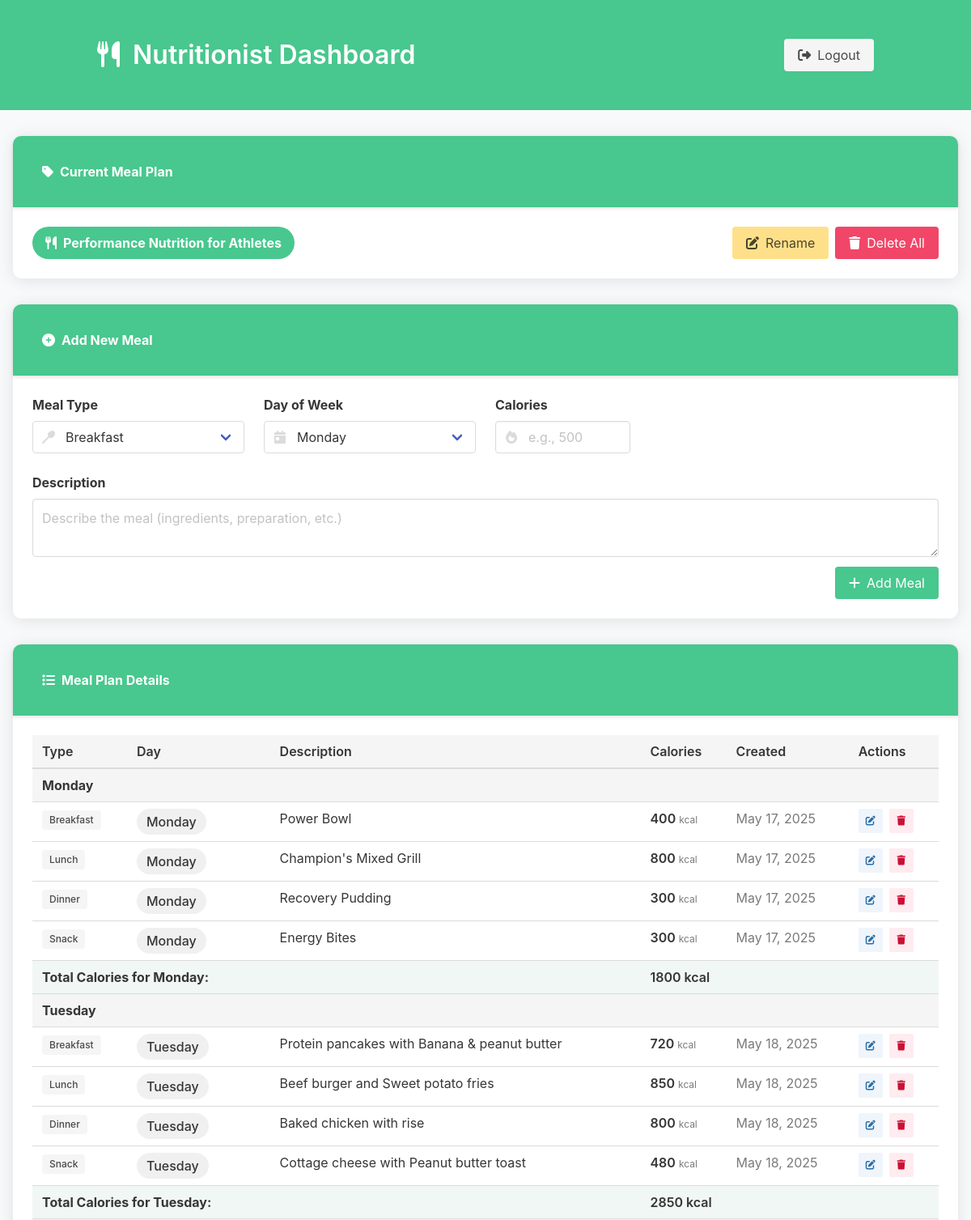
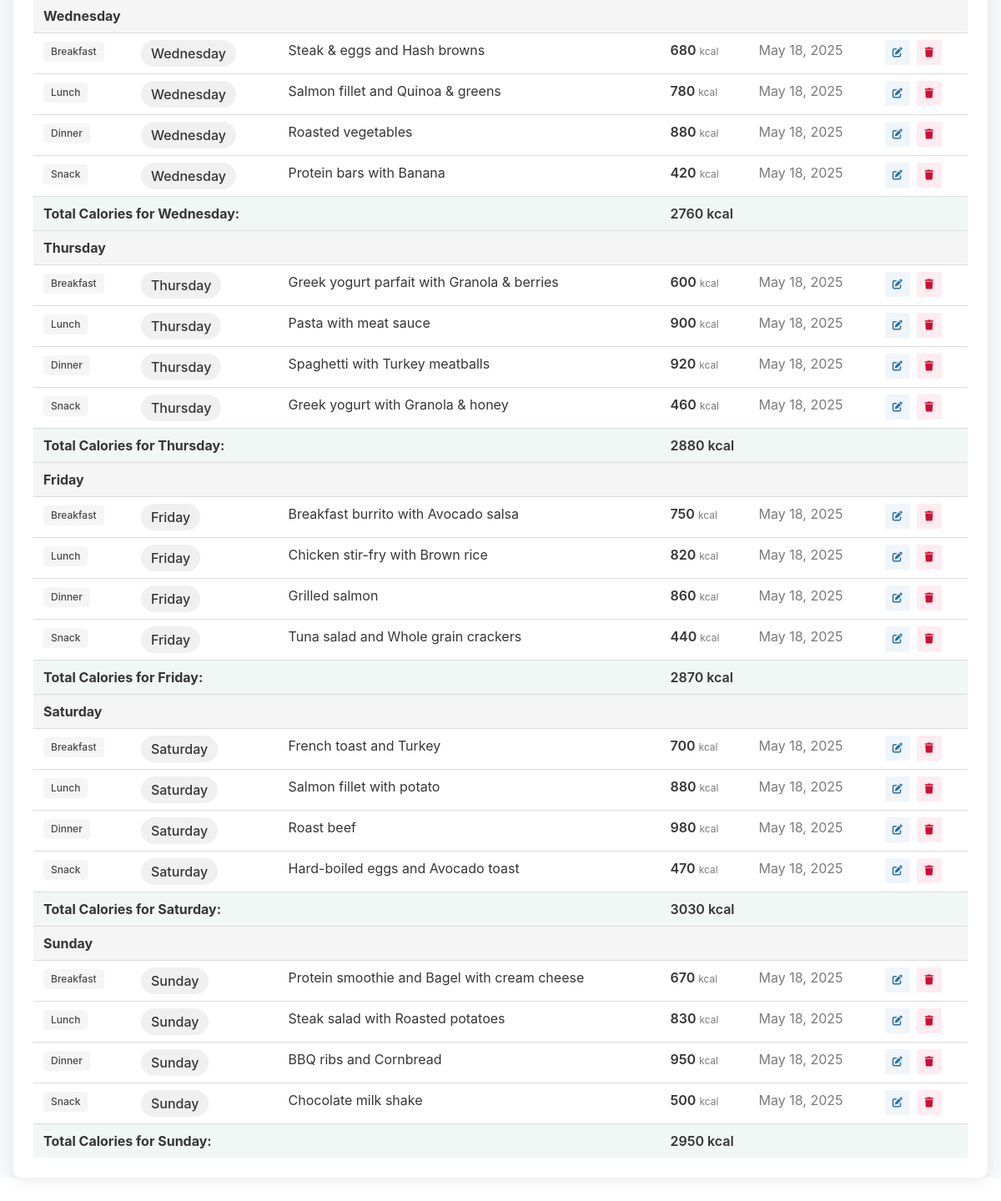
The app's page /nutritionMeals.php (signed in) with its own data (2 pictures, top to bottom).
### tables this page shows
CREATE TABLE `meals` (
  `id` int(11) NOT NULL,
  `nutritionist_id` int(11) NOT NULL,
  `name` varchar(255) NOT NULL,
  `type` varchar(255) DEFAULT NULL,
  `day_of_week` varchar(255) DEFAULT NULL,
  `description` text DEFAULT NULL,
  `created_at` timestamp NOT NULL DEFAULT current_timestamp(),
  `calories` int(11) DEFAULT NULL
);

### nutritionMeals.php (the view, shortened to what this page needs)
<?php
$servername = "localhost";
$username = "root";
$password = "";
$dbname = "health";
$conn = new mysqli($servername, $username, $password, $dbname);
$userId = $_SESSION['user_id'];
$query = $conn->prepare("SELECT id FROM nutrition WHERE user_id = ?");
$query->bind_param("i", $userId);
$query->execute();
$result = $query->get_result();
$nutritionist_id = $result->fetch_assoc()['id'];
$nameQuery = $conn->prepare("SELECT name FROM meals WHERE nutritionist_id = ? LIMIT 1");
$nameQuery->bind_param("i", $nutritionist_id);
$nameQuery->execute();
$nameResult = $nameQuery->get_result();
$currentMeal = $nameResult->fetch_assoc();
$stmt = $conn->prepare("SELECT * FROM meals WHERE nutritionist_id = ?");
$stmt->bind_param("i", $nutritionist_id);
$stmt->execute();
$mealResult = $stmt->get_result();
$daysOrder = [
    'Monday' => 1,
    'Tuesday' => 2,
    'Wednesday' => 3,
    'Thursday' => 4,
    'Friday' => 5,
    'Saturday' => 6,
    'Sunday' => 7
];
?>
<!DOCTYPE html>
<html lang="en">
<head>
    <link rel="stylesheet" href="https://cdn.jsdelivr.net/npm/bulma@0.9.4/css/bulma.min.css">
    <link rel="stylesheet" href="https://cdnjs.cloudflare.com/ajax/libs/font-awesome/6.4.0/css/all.min.css">
</head>
<body>
    <section class="hero is-primary">
        <div class="hero-body">
            <div class="container">
                <div class="level">
                    <div class="level-left">
                        <div class="level-item">
                            <h1 class="title">
                                <i class="fas fa-utensils mr-2"></i> Nutritionist Dashboard
                            </h1>
                        </div>
                    </div>
                    <div class="level-right">
                        <div class="level-item">
                            <a href="logout.php" class="button is-light">
                                <i class="fas fa-sign-out-alt mr-2"></i> Logout
                            </a>
                        </div>
                    </div>
                </div>
            </div>
        </div>
    </section>
    <div class="dashboard-container">
        <div class="card">
            <div class="card-header">
                <p class="card-header-title">
                    <i class="fas fa-tag mr-2"></i> Current Meal Plan
                </p>
            </div>
            <div class="card-content">
                <?php if ($currentMeal && isset($currentMeal['name'])): ?>
                    <div class="content">
                        <div class="level">
                            <div class="level-left">
                                <div class="level-item">
                                    <span class="meal-name-badge">
                                        <i class="fas fa-utensils mr-2"></i>
                                        <?= htmlspecialchars($currentMeal['name']) ?>
                                    </span>
                                </div>
                            </div>
                            <div class="level-right">
                                <div class="level-item">
                                    <form method="POST" class="buttons">
                                        <button type="submit" name="update_name" class="button is-warning">
                                            <i class="fas fa-edit mr-2"></i> Rename
                                        </button>
                                        <button type="submit" name="delete_meal" class="button is-danger">
                                            <i class="fas fa-trash mr-2"></i> Delete All
                                        </button>
                                    </form>
                                </div>
                            </div>
                        </div>
                    </div>
                <?php endif; ?>
            </div>
        </div>
        <?php if ($currentMeal): ?>
        <div class="card">
            <div class="card-header">
                <p class="card-header-title">
                    <i class="fas fa-plus-circle mr-2"></i> Add New Meal
                </p>
            </div>
            <div class="card-content">
                <form method="POST">
                    <div class="columns">
                        <div class="column is-3">
                            <div class="field">
                                <label class="label">Meal Type</label>
                                <div class="control has-icons-left">
                                    <div class="select is-fullwidth">
                                        <select name="type" required>
                                            <option value="Breakfast">Breakfast</option>
                                        </select>
                                    </div>
                                    <span class="icon is-small is-left">
                                    </span>
                                </div>
                            </div>
                        </div>
                        <div class="column is-3">
                            <div class="field">
                                <label class="label">Day of Week</label>
                                <div class="control has-icons-left">
                                    <div class="select is-fullwidth">
                                        <select name="day_of_week" required>
                                            <?php
                                            $days = ['Monday','Tuesday','Wednesday','Thursday','Friday','Saturday','Sunday'];
                                            foreach ($days as $day) {
                                                echo "<option value='$day'>$day</option>";
                                            }
                                            ?>
                                        </select>
                                    </div>
                                    <span class="icon is-small is-left">
                                    </span>
                                </div>
                            </div>
                        </div>
                        <div class="column is-2">
                            <div class="field">
                                <label class="label">Calories</label>
                                <div class="control has-icons-left">
                                    <input class="input" type="number" name="calories" placeholder="e.g., 500" required>
                                    <span class="icon is-small is-left">
                                    </span>
                                </div>
                            </div>
                        </div>
                    </div>
                    <div class="field">
                        <label class="label">Description</label>
                        <div class="control">
                            <textarea class="textarea" name="description" placeholder="Describe the meal (ingredients, preparation, etc.)" rows="2" required></textarea>
                        </div>
                    </div>
                    <div class="field is-grouped is-grouped-right">
                        <div class="control">
                            <button type="submit" class="button is-primary">
                                <i class="fas fa-plus mr-2"></i> Add Meal
                            </button>
                        </div>
                    </div>
                </form>
            </div>
        </div>
        <?php endif; ?>
        <div class="card">
            <div class="card-header">
                <p class="card-header-title">
                    <i class="fas fa-list mr-2"></i> Meal Plan Details
                </p>
            </div>
            <div class="card-content">
                <div class="content">
                    <?php if ($mealResult->num_rows > 0): ?>
                        <div class="table-container">
                            <table class="table is-fullwidth is-hoverable">
                                <thead>
                                    <tr>
                                        <th>Type</th>
                                        <th>Day</th>
                                        <th>Description</th>
                                        <th>Calories</th>
                                        <th>Created</th>
                                        <th>Actions</th>
                                    </tr>
                                </thead>
                                <tbody>
                                    <?php
                                        $mealResult->data_seek(0);
                                        $mealsByDay = [];
                                        while ($row = $mealResult->fetch_assoc()) {
                                            if (is_null($row['type']) || is_null($row['day_of_week']) || is_null($row['description']) || is_null($row['calories']) || is_null($row['created_at'])) {
                                                continue;
                                            }
                                            $mealsByDay[$row['day_of_week']][] = $row;
                                        }
                                        uksort($mealsByDay, function($a, $b) use ($daysOrder) {
                                            return $daysOrder[$a] - $daysOrder[$b];
                                        });
                                        foreach ($mealsByDay as $day => $meals):
                                            $totalCalories = 0;
                                            foreach ($meals as $meal) {
                                                $totalCalories += $meal['calories'];
                                            }
                                    ?>
                                        <tr class="day-group-header">
                                            <td colspan="6" style="font-weight: bold; background-color: #f5f5f5;"><?= htmlspecialchars($day) ?></td>
                                        </tr>
                                        <?php foreach ($meals as $row): ?>
                                            <tr>
                                                <td>
                                                   <span class="tag <?=
    strtolower($row['type']) === 'breakfast' ? 'is-breakfast' :
    (strtolower($row['type']) === 'lunch' ? 'is-lunch' :
    (strtolower($row['type']) === 'dinner' ? 'is-dinner' :
    (strtolower($row['type']) === 'snack' ? 'is-snack' : ''))) ?>">
    <?= htmlspecialchars($row['type']) ?>
</span>
                                                </td>
                                                <td>
                                                    <span class="day-chip">
                                                        <?= htmlspecialchars($row['day_of_week']) ?>
                                                    </span>
                                                </td>
                                                <td><?= htmlspecialchars($row['description']) ?></td>
                                                <td>
                                                    <span class="has-text-weight-semibold">
                                                        <?= htmlspecialchars($row['calories']) ?>
                                                    </span>
                                                    <span class="has-text-grey is-size-7">kcal</span>
                                                </td>
                                                <td>
                                                    <span class="has-text-grey">
                                                        <?= date('M j, Y', strtotime($row['created_at'])) ?>
                                                    </span>
                                                </td>
                                                <td>
                                                    <div class="buttons are-small">
                                                        <button class="button is-info is-light edit-meal"
                                                            data-id="<?= $row['id'] ?>"
                                                            data-type="<?= htmlspecialchars($row['type']) ?>"
                                                            data-day="<?= htmlspecialchars($row['day_of_week']) ?>"
                                                            data-calories="<?= htmlspecialchars($row['calories']) ?>"
                                                            data-description="<?= htmlspecialchars($row['description']) ?>">
                                                            <span class="icon">
                                                                <i class="fas fa-edit"></i>
                                                            </span>
                                                        </button>
                                                        <button class="button is-danger is-light delete-meal"
                                                            data-id="<?= $row['id'] ?>">
                                                            <span class="icon">
                                                                <i class="fas fa-trash"></i>
                                                            </span>
                                                        </button>
                                                    </div>
                                                </td>
                                            </tr>
                                        <?php endforeach; ?>
                                        <tr class="total-calories">
                                            <td colspan="3" style="font-weight: bold;">Total Calories for <?= htmlspecialchars($day) ?>:</td>
                                            <td colspan="3" class="has-text-weight-semibold"><?= $totalCalories ?> kcal</td>
                                        </tr>
                                    <?php endforeach; ?>
                                </tbody>
                            </table>
                        </div>
                    <?php else: ?>
                        <div class="notification is-light">
                            No meals found in this meal plan. Add your first meal above.
                        </div>
                    <?php endif; ?>
                </div>
            </div>
        </div>
    </div>
</body>
</html>

### nutritionMeals.php (style rules this page uses)
:root { --primary: #48c78e; --primary-dark: #3ec483; --secondary: #485fc7; --light: #f5f5f5; --dark: #363636; }
body { background-color: #f8f9fa; min-height: 100vh; }
.dashboard-container { max-width: 1200px; margin: 2rem auto; padding: 0 1rem; }
.card { border-radius: 10px; box-shadow: 0 2px 20px rgba(0, 0, 0, 0.1); margin-bottom: 2rem; border: none; }
.card-header { background-color: var(--primary); color: white; border-radius: 10px 10px 0 0 !important; padding: 1.25rem; }
.card-header-title { color: white; }
.meal-name-badge { background-color: var(--primary); color: white; padding: 0.5rem 1rem; border-radius: 20px; font-weight: bold; display: inline-flex; align-items: center; }
.table { width: 100%; }
.table th { background-color: var(--light); font-weight: 600; }
.tag { font-weight: 500; }
.is-breakfast { background-color: #ffe08a; color: #946c00; }
.is-lunch { background-color: #48c78e; color: white; }
.is-dinner { background-color: #485fc7; color: white; }
.is-snack { background-color: #f14668; color: white; }
.day-chip { display: inline-block; padding: 0.25rem 0.75rem; border-radius: 20px; background-color: #f0f0f0; font-weight: 500; margin-right: 0.5rem; }
.button.is-primary { background-color: var(--primary); }
.hero.is-primary { background-color: var(--primary); }
.day-group-header { background-color: #f5f5f5 !important; }
.total-calories { background-color: #f0f7f4 !important; font-weight: bold; }

### records on screen
meals: type "Breakfast", day_of_week "Monday", description "Power Bowl", calories "400", created_at "May 17, 2025"
meals: type "Lunch", day_of_week "Monday", description "Champion's Mixed Grill", calories "800", created_at "May 17, 2025"
meals: type "Dinner", day_of_week "Monday", description "Recovery Pudding", calories "300", created_at "May 17, 2025"
meals: type "Snack", day_of_week "Monday", description "Energy Bites", calories "300", created_at "May 17, 2025"
meals: type "Breakfast", day_of_week "Tuesday", description "Protein pancakes with Banana & peanut butter", calories "720", created_at "May 18, 2025"
meals: type "Lunch", day_of_week "Tuesday", description "Beef burger and Sweet potato fries", calories "850", created_at "May 18, 2025"
meals: type "Dinner", day_of_week "Tuesday", description "Baked chicken with rise", calories "800", created_at "May 18, 2025"
meals: type "Snack", day_of_week "Tuesday", description "Cottage cheese with Peanut butter toast", calories "480", created_at "May 18, 2025"
meals: type "Breakfast", day_of_week "Wednesday", description "Steak & eggs and Hash browns", calories "680", created_at "May 18, 2025"
meals: type "Lunch", day_of_week "Wednesday", description "Salmon fillet and Quinoa & greens", calories "780", created_at "May 18, 2025"
meals: type "Dinner", day_of_week "Wednesday", description "Roasted vegetables", calories "880", created_at "May 18, 2025"
meals: type "Snack", day_of_week "Wednesday", description "Protein bars with Banana", calories "420", created_at "May 18, 2025"
meals: type "Breakfast", day_of_week "Thursday", description "Greek yogurt parfait with Granola & berries", calories "600", created_at "May 18, 2025"
meals: type "Lunch", day_of_week "Thursday", description "Pasta with meat sauce", calories "900", created_at "May 18, 2025"
meals: type "Dinner", day_of_week "Thursday", description "Spaghetti with Turkey meatballs", calories "920", created_at "May 18, 2025"
meals: type "Snack", day_of_week "Thursday", description "Greek yogurt with Granola & honey", calories "460", created_at "May 18, 2025"
meals: type "Breakfast", day_of_week "Friday", description "Breakfast burrito with Avocado salsa", calories "750", created_at "May 18, 2025"
meals: type "Lunch", day_of_week "Friday", description "Chicken stir-fry with Brown rice", calories "820", created_at "May 18, 2025"
meals: type "Dinner", day_of_week "Friday", description "Grilled salmon", calories "860", created_at "May 18, 2025"
meals: type "Snack", day_of_week "Friday", description "Tuna salad and Whole grain crackers", calories "440", created_at "May 18, 2025"
meals: type "Breakfast", day_of_week "Saturday", description "French toast and Turkey", calories "700", created_at "May 18, 2025"
meals: type "Lunch", day_of_week "Saturday", description "Salmon fillet with potato", calories "880", created_at "May 18, 2025"
meals: type "Dinner", day_of_week "Saturday", description "Roast beef", calories "980", created_at "May 18, 2025"
meals: type "Snack", day_of_week "Saturday", description "Hard-boiled eggs and Avocado toast", calories "470", created_at "May 18, 2025"
meals: type "Breakfast", day_of_week "Sunday", description "Protein smoothie and Bagel with cream cheese", calories "670", created_at "May 18, 2025"
meals: type "Lunch", day_of_week "Sunday", description "Steak salad with Roasted potatoes", calories "830", created_at "May 18, 2025"
meals: type "Dinner", day_of_week "Sunday", description "BBQ ribs and Cornbread", calories "950", created_at "May 18, 2025"
meals: type "Snack", day_of_week "Sunday", description "Chocolate milk shake", calories "500", created_at "May 18, 2025"

### other values on screen
$currentMeal['name'] "Performance Nutrition for Athletes"
$day "Monday"
$totalCalories "1800"
$day "Tuesday"
$totalCalories "2850"
$day "Wednesday"
$totalCalories "2760"
$day "Thursday"
$totalCalories "2880"
$day "Friday"
$totalCalories "2870"
$day "Saturday"
$totalCalories "3030"
$day "Sunday"
$totalCalories "2950"
